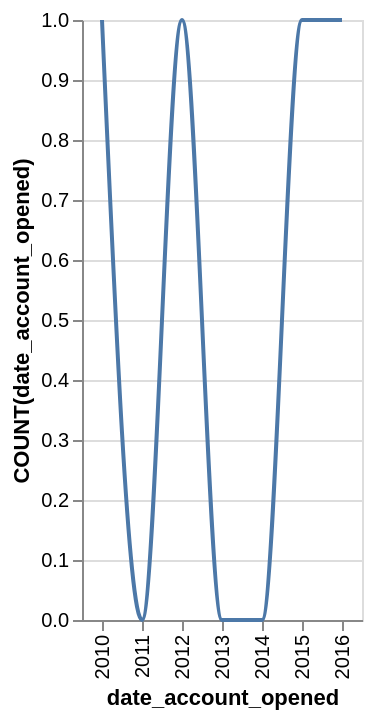

Source (Vega-Lite JSON):
### Vega-Lite specification from a JSON file in a GitHub repository (floating-point values rounded to 4 significant figures)
{"data": {"values": [{"x_data": "2010", "y_data": 1}, {"x_data": "2011", "y_data": 0}, {"x_data": "2012", "y_data": 1}, {"x_data": "2013", "y_data": 0}, {"x_data": "2014", "y_data": 0}, {"x_data": "2015", "y_data": 1}, {"x_data": "2016", "y_data": 1}]}, "mark": {"type": "line", "interpolate": "monotone"}, "encoding": {"x": {"field": "x_data", "type": "nominal", "title": "date_account_opened", "sort": "ascending"}, "y": {"field": "y_data", "type": "quantitative", "title": "COUNT(date_account_opened)"}}}
